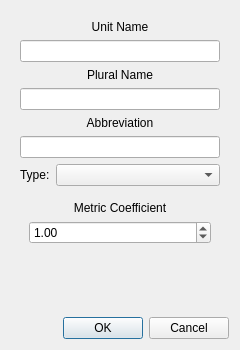
<?xml version="1.0" encoding="UTF-8"?>
<ui version="4.0">
 <class>NewUnitDialog</class>
 <widget class="QDialog" name="NewUnitDialog">
  <property name="geometry">
   <rect>
    <x>0</x>
    <y>0</y>
    <width>240</width>
    <height>350</height>
   </rect>
  </property>
  <property name="windowTitle">
   <string>New Unit</string>
  </property>
  <property name="windowIcon">
   <iconset resource="../../images.qrc">
    <normaloff>:/images/images/icon.png</normaloff>:/images/images/icon.png</iconset>
  </property>
  <property name="modal">
   <bool>true</bool>
  </property>
  <layout class="QVBoxLayout" name="verticalLayout">
   <item alignment="Qt::AlignTop">
    <widget class="QWidget" name="contentPanel" native="true">
     <layout class="QVBoxLayout" name="verticalLayout_2">
      <item>
       <widget class="QLabel" name="label">
        <property name="text">
         <string>Unit Name</string>
        </property>
        <property name="alignment">
         <set>Qt::AlignCenter</set>
        </property>
       </widget>
      </item>
      <item>
       <widget class="QLineEdit" name="unitNameEdit"/>
      </item>
      <item>
       <widget class="QLabel" name="label_2">
        <property name="text">
         <string>Plural Name</string>
        </property>
        <property name="alignment">
         <set>Qt::AlignCenter</set>
        </property>
       </widget>
      </item>
      <item>
       <widget class="QLineEdit" name="pluralNameEdit"/>
      </item>
      <item>
       <widget class="QLabel" name="label_3">
        <property name="text">
         <string>Abbreviation</string>
        </property>
        <property name="alignment">
         <set>Qt::AlignCenter</set>
        </property>
       </widget>
      </item>
      <item>
       <widget class="QLineEdit" name="abbreviationEdit"/>
      </item>
      <item>
       <widget class="QWidget" name="unitTypePanel" native="true">
        <layout class="QHBoxLayout" name="horizontalLayout">
         <property name="leftMargin">
          <number>0</number>
         </property>
         <property name="topMargin">
          <number>0</number>
         </property>
         <property name="rightMargin">
          <number>0</number>
         </property>
         <property name="bottomMargin">
          <number>0</number>
         </property>
         <item alignment="Qt::AlignLeft">
          <widget class="QLabel" name="label_4">
           <property name="sizePolicy">
            <sizepolicy hsizetype="Preferred" vsizetype="Preferred">
             <horstretch>0</horstretch>
             <verstretch>0</verstretch>
            </sizepolicy>
           </property>
           <property name="text">
            <string>Type:</string>
           </property>
          </widget>
         </item>
         <item>
          <widget class="QComboBox" name="typeComboBox">
           <property name="sizePolicy">
            <sizepolicy hsizetype="Expanding" vsizetype="Fixed">
             <horstretch>0</horstretch>
             <verstretch>0</verstretch>
            </sizepolicy>
           </property>
          </widget>
         </item>
        </layout>
       </widget>
      </item>
      <item>
       <widget class="QWidget" name="coefficientPanel" native="true">
        <layout class="QVBoxLayout" name="verticalLayout_3">
         <item>
          <widget class="QLabel" name="label_5">
           <property name="text">
            <string>Metric Coefficient</string>
           </property>
           <property name="alignment">
            <set>Qt::AlignCenter</set>
           </property>
          </widget>
         </item>
         <item>
          <widget class="QDoubleSpinBox" name="coefficientSpinBox">
           <property name="maximum">
            <double>1000.000000000000000</double>
           </property>
           <property name="value">
            <double>1.000000000000000</double>
           </property>
          </widget>
         </item>
        </layout>
       </widget>
      </item>
     </layout>
    </widget>
   </item>
   <item>
    <widget class="QDialogButtonBox" name="buttonBox">
     <property name="orientation">
      <enum>Qt::Horizontal</enum>
     </property>
     <property name="standardButtons">
      <set>QDialogButtonBox::Cancel|QDialogButtonBox::Ok</set>
     </property>
    </widget>
   </item>
  </layout>
 </widget>
 <resources>
  <include location="../../images.qrc"/>
 </resources>
 <connections>
  <connection>
   <sender>buttonBox</sender>
   <signal>accepted()</signal>
   <receiver>NewUnitDialog</receiver>
   <slot>accept()</slot>
   <hints>
    <hint type="sourcelabel">
     <x>248</x>
     <y>254</y>
    </hint>
    <hint type="destinationlabel">
     <x>157</x>
     <y>274</y>
    </hint>
   </hints>
  </connection>
  <connection>
   <sender>buttonBox</sender>
   <signal>rejected()</signal>
   <receiver>NewUnitDialog</receiver>
   <slot>reject()</slot>
   <hints>
    <hint type="sourcelabel">
     <x>316</x>
     <y>260</y>
    </hint>
    <hint type="destinationlabel">
     <x>286</x>
     <y>274</y>
    </hint>
   </hints>
  </connection>
 </connections>
</ui>
